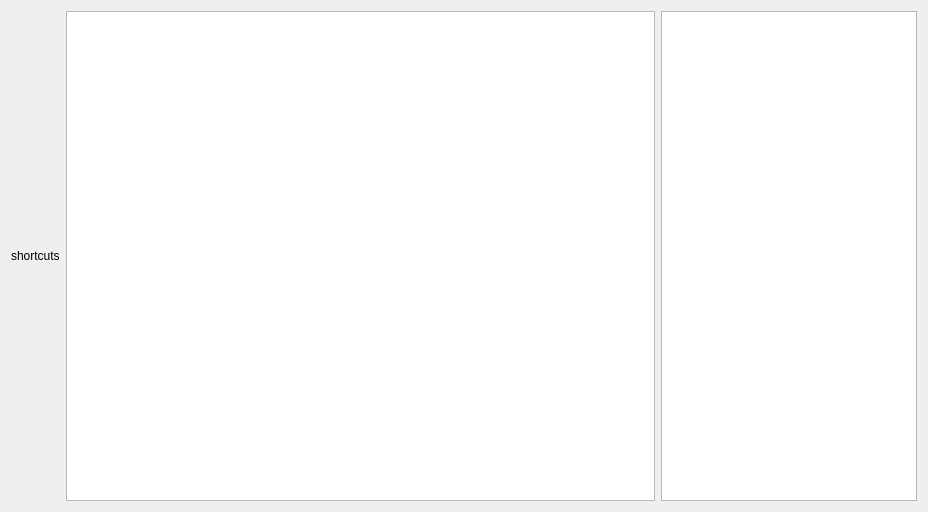
<?xml version="1.0" encoding="UTF-8"?>
<ui version="4.0">
 <class>Form</class>
 <widget class="QWidget" name="Form">
  <property name="geometry">
   <rect>
    <x>0</x>
    <y>0</y>
    <width>928</width>
    <height>512</height>
   </rect>
  </property>
  <property name="cursor">
   <cursorShape>CrossCursor</cursorShape>
  </property>
  <property name="windowTitle">
   <string>Form</string>
  </property>
  <property name="styleSheet">
   <string notr="true"/>
  </property>
  <layout class="QHBoxLayout" name="horizontalLayout" stretch="0,10,0">
   <item>
    <widget class="QLabel" name="label">
     <property name="text">
      <string>shortcuts</string>
     </property>
    </widget>
   </item>
   <item>
    <widget class="QGraphicsView" name="graphicsView"/>
   </item>
   <item>
    <widget class="QListWidget" name="listWidget">
     <property name="styleSheet">
      <string notr="true"/>
     </property>
    </widget>
   </item>
  </layout>
 </widget>
 <resources/>
 <connections/>
</ui>
